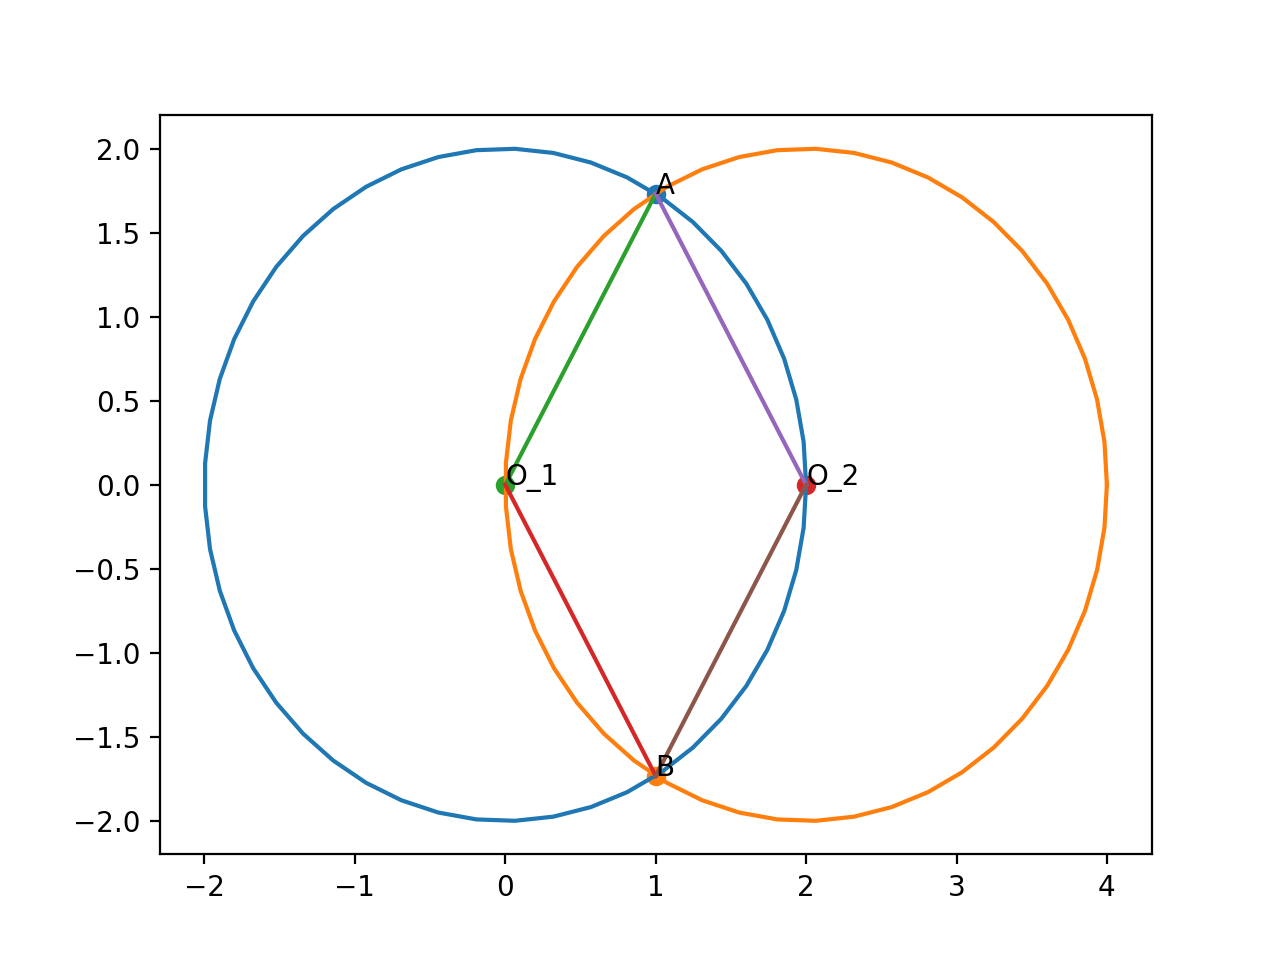

Reproduce this figure in Python.
import numpy as np
import matplotlib.pyplot as plt
from numpy import linalg as LA
import math
def circ_gen(O,r):
	len = 50
	theta = np.linspace(0,2*np.pi,len)
	x_circ = np.zeros((2,len))
	x_circ[0,:] = r*np.cos(theta)
	x_circ[1,:] = r*np.sin(theta)
	x_circ = (x_circ.T + O).T
	return x_circ
U_1 = np.array(([0,0]))
U_2= np.array(([2,0]))
P_1 = np.array(([1,math.sqrt(3)]))
P_2 = np.array(([1,-math.sqrt(3)]))
P_3 = np.array(([0,0]))
P_4 = np.array(([2,0]))
r_1 = np.sqrt(LA.norm(U_1)**2+4)
r_2 = np.sqrt(LA.norm(U_2)**2-0)
x_circ1= circ_gen(U_1,r_1)
x_circ2=circ_gen(U_2,r_2)
plt.plot(x_circ1[0,:],x_circ1[1,:],label='$circle with centre(0,0)$')
plt.plot(x_circ2[0,:],x_circ2[1,:],label='$circle with centre(2,0)$')
plt.scatter(1,math.sqrt(3))
plt.scatter(1,-math.sqrt(3))
plt.scatter(0,0)
plt.scatter(2,0)
plt.annotate("A", (1, math.sqrt(3)))
plt.annotate("B", (1, -math.sqrt(3)))
plt.annotate("O_1", (0,0))
plt.annotate("O_2", (2,0))
plt.plot([0,1],[0, math.sqrt(3)])
plt.plot([0, 1],[0, -math.sqrt(3)])
plt.plot([2,1],[0, math.sqrt(3)])
plt.plot([2, 1],[0, -math.sqrt(3)])

plt.show()
